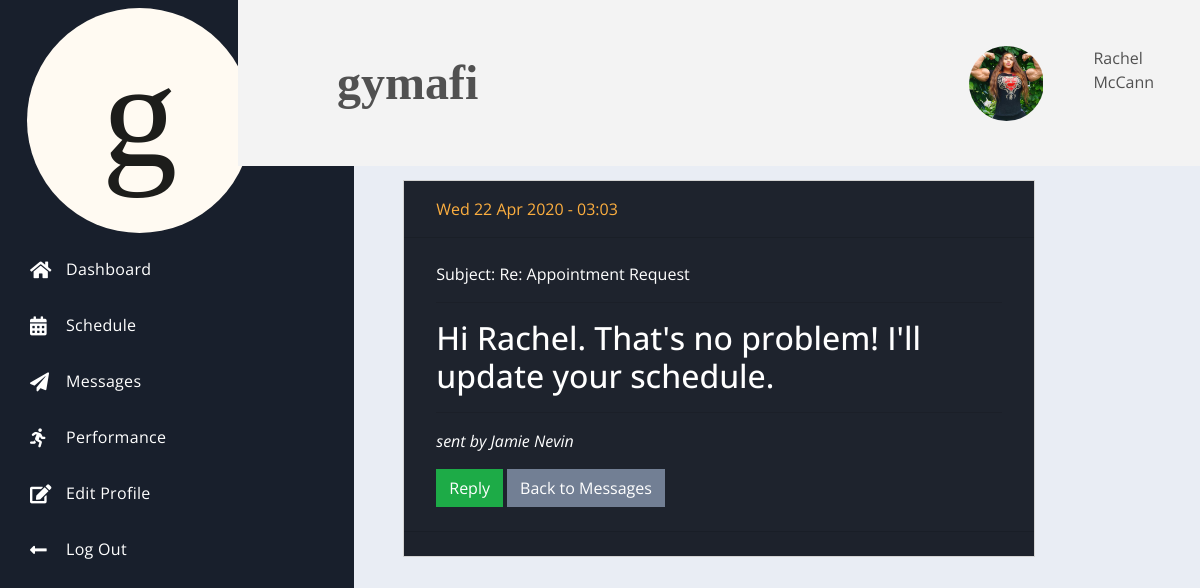
The app's page /readmessage.php?id=89 (signed in) with its own data.
### tables this page shows
CREATE TABLE `profile_img` (
  `img_id` int(11) NOT NULL,
  `img_path` varchar(200) NOT NULL DEFAULT '/gymafi/profileimg/placeholderimg.jpeg'
);

CREATE TABLE `users` (
  `id` int(11) NOT NULL,
  `username` varchar(100) DEFAULT NULL,
  `first_name` varchar(200) DEFAULT NULL,
  `last_name` varchar(200) DEFAULT NULL,
  `postcode` varchar(200) DEFAULT NULL,
  `house_number` varchar(255) DEFAULT NULL,
  `phone_number` varchar(14) DEFAULT NULL,
  `email` varchar(100) NOT NULL,
  `pword` varchar(100) NOT NULL,
  `is_admin` int(1) DEFAULT 0,
  `ass_coach_id` int(11) DEFAULT 100,
  `user_status` int(11) NOT NULL DEFAULT 0,
  `date_created` datetime NOT NULL DEFAULT current_timestamp()
);

CREATE TABLE `messages` (
  `id` int(11) NOT NULL,
  `subject` varchar(255) NOT NULL,
  `message` varchar(255) NOT NULL,
  `sender_id` int(11) NOT NULL,
  `recipient_id` int(11) NOT NULL,
  `created` datetime NOT NULL DEFAULT current_timestamp()
);

### readmessage.php (the view, shortened to what this page needs)
<?php
    include('conn.php');
    if(!isset($_SESSION['keep_username'])) {
        header('location: index.php');
    } else {
        $id = $_SESSION['keep_id'];
    }
    $read = "SELECT * FROM users WHERE id = $id";
            $result = $conn->query($read);
            while($row = $result->fetch_assoc()) {
                $get_first_name = $row['first_name'];
                $get_last_name = $row['last_name'];
            }
?>
<!DOCTYPE html>
<html lang="en">
<head>
    <link rel="stylesheet" href="https://use.fontawesome.com/releases/v5.4.1/css/all.css">
    <link rel="stylesheet" href="/gymafi/css/spur.css">
    <link rel="stylesheet" href="/gymafi/stylesheet.css">
</head>
<body>
    <div class="dash">
        <div class="dash-nav dash-nav-dark">
            <header>
                <a href="dash.php">
                    <img src="/gymafi/img/gymafi_logo_circle.svg"
                            width="75%" height="75%" class="d-inline-block align-top" alt="">
                </a>
            </header>
            <nav class="dash-nav-list">
                <a href="dash.php" class="dash-nav-item">
                    <i class="fas fa-home"></i> Dashboard </a>
                <a href="schedule.php" class="dash-nav-item">
                    <i class="fas fa-calendar-alt"></i> Schedule </a>
                <a href="messages.php" class="dash-nav-item">
                    <i class="fas fa-paper-plane"></i> Messages </a>
                <a href="performance.php" class="dash-nav-item">
                    <i class="fas fa-running"></i> Performance </a>
                <a href="profile.php" class="dash-nav-item">
                    <i class="fas fa-edit"></i> Edit Profile </a>
                <a href="#!" class="dash-nav-item" data-toggle="modal" data-target="#logoutmodal">
                    <i class="fas fa-long-arrow-alt-left"></i> Log Out </a>
            </nav>
        </div>
        <div class="dash-app">
            <header class="dash-toolbar">
                <div class="tools">
                    <div class="dropdown tools-item">
                    </div>
                </div>
                <div class="col">
                    <a class="navbar-brand font-weight-bold mytitle">gymafi</a>
                </div>
                <div class="row">
                    <?php
                        $img = "SELECT img_path FROM profile_img INNER JOIN users ON profile_img.img_id = users.id WHERE users.id = $id";
                        $displayimg = $conn->query($img);
                        $numrows = $displayimg->num_rows;
                        if ($numrows == 0) {
                            echo '<div class="col">
                                '.$get_first_name.' '.$get_last_name.'
                            </div>';
                        } else {
                            while($row=$displayimg->fetch_assoc()) {
                                $imgdata = $row['img_path'];
                            }
                            echo '
                                <div class="row">
                                    <div class="col">
                                        <a href="profile.php"><img class="myprofilepic" style="width:75px;height:75px;border-radius:50%" src="'.$imgdata.'"></a>
                                    </div>
                                    <div class="col">
                                        <p>'.$get_first_name.' '.$get_last_name.'</p>
                                    </div>
                                </div>
                            ';
                        }
                    ?>
                </div>
            </header>
            <main class="dash-content pt-5 mt-5">
                <div class="container">
                    <?php
                        if(isset($_GET['id'])) {
                            $message_id = $_GET['id'];
                        }
                        $infoquery = "SELECT * FROM messages WHERE id = $message_id";
                        $inforesult = $conn->query($infoquery);
                        while($row=$inforesult->fetch_assoc()) {
                            $subject = $row['subject'];
                            $message = $row['message'];
                            $sender_id = $row['sender_id'];
                            $date = $row['created'];
                            $fixed_date = date('D d M Y - H:i', strtotime($date));
                        }
                        $readsendername = "SELECT first_name, last_name FROM users WHERE id = $sender_id";
                        $resultsendername = $conn->query($readsendername);
                        while($row=$resultsendername->fetch_assoc()) {
                        $senderfirstname = $row['first_name'];
                        $senderlastname = $row['last_name'];
                        }
                        echo '
                        <div class="container w-75">
                            <div class="card spur-card bg-dark text-white">
                                <div class="card-header bg-dark text-warning">
                                    '.$fixed_date.'
                                </div>
                                <div class="card-body">
                                    <p class="card-title">Subject: '.$subject.' </p>
                                    <hr>
                                    <h2 class="card-text">'.$message.'</h2>
                                    <hr>
                                    <p class="card-text"><em>sent by '.$senderfirstname.' '.$senderlastname.'</em></p>
                                    <a href="replymessage.php?id='.$message_id.'" class="btn btn-success">Reply</a>
                                    <a href="messages.php" class="btn btn-secondary">Back to Messages</a>
                                </div>
                                <div class="card-footer text-muted">
                                </div>
                            </div>
                        </div>
                        ';
                    ?>
                </div>
            </main>
        </div>
    </div>
</body>
</html>

### stylesheet.css (style rules this page uses)
html { font-family: -apple-system, BlinkMacSystemFont, 'Segoe UI', Roboto, Oxygen, Ubuntu, Cantarell, 'Open Sans', 'Helvetica Neue', sans-serif; }
.navbar-brand { padding: 0 15px; height: 150px; line-height: 150px; }
.mytitle { font-family: 'Times New Roman', Times, serif; font-size: 3em; }
.myprofilepic { object-fit: contain; }

### records on screen
profile_img: img_path (picture)
users: first_name "Rachel", last_name "McCann"
messages: created "Wed 22 Apr 2020 - 03:03", subject "Re: Appointment Request", message "Hi Rachel. That's no problem! I'll update your schedule."
users: first_name "Jamie", last_name "Nevin"
